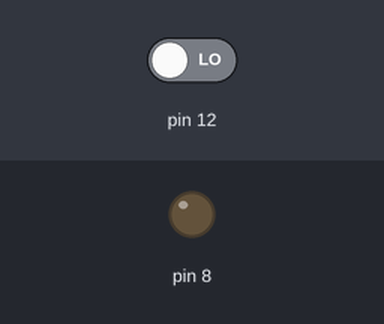
This sketch was run on a simulated Arduino Uno, built with avr-gcc and run on an emulated ATmega328P. On the bench: output pins drawn as LEDs (lit = HIGH). The test bench sets the inputs (shaded band); at power-on: pin 12 LOW.

Above: at 1.2 s.
1.3 s: pin 12 driven HIGH
At 2.5 s:
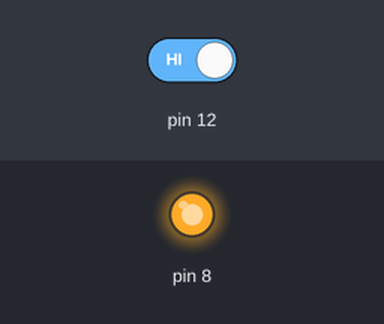
2.8 s: pin 12 driven LOW
At 3.9 s:
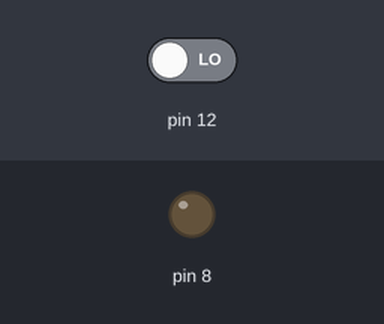
Timing chart, 0 to 5.8 s (numbered marks = the images above; inputs shaded):
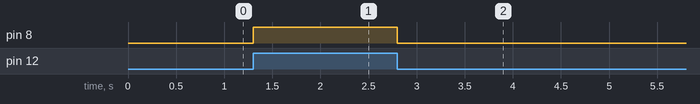

The sketch:

Talk_To_Arduino.ino
```cpp
char inputButtonState;

void setup() {
  pinMode(8, OUTPUT);
  pinMode(12, INPUT);
}

void loop() {
  inputButtonState = digitalRead(12);

  if (inputButtonState == HIGH) {
    digitalWrite(8, HIGH);
  } else {
    digitalWrite(8, LOW);
  }
}
```

Measured:
- after the input at 1.3 s, pin 8: LOW → HIGH at once
- after the input at 2.8 s, pin 8: HIGH → LOW at once
